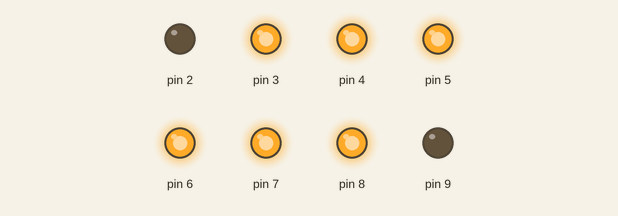
The sketch below on a simulated Arduino Uno, built with avr-gcc and run on an emulated ATmega328P. On the bench: output pins drawn as LEDs (lit = HIGH).

Above: at 0.5 s.
At 1.5 s:
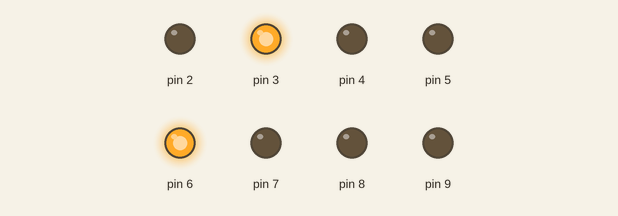
At 2.5 s:
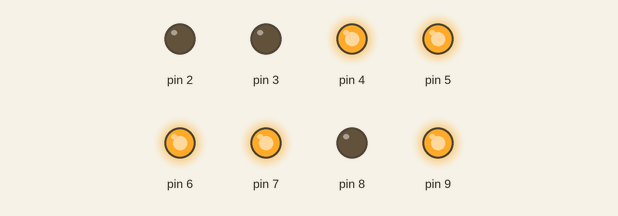
At 3.5 s:
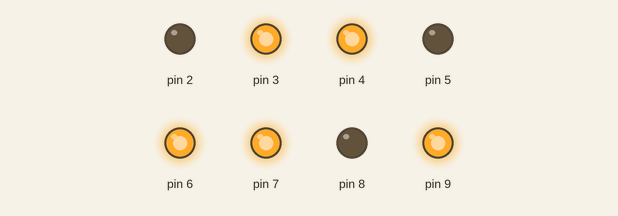
Timing chart, 0 to 4.6 s (numbered marks = the images above):
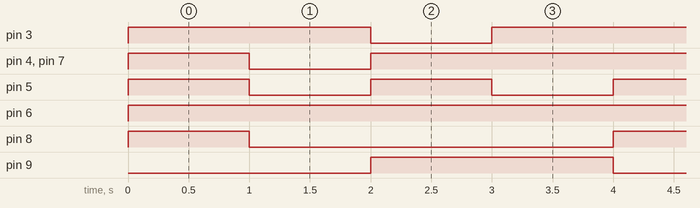

Measured:
- by itself, pin 3, pin 4, pin 7: repeats every 4.0 s: LOW 1.0 s, HIGH 3.0 s
- by itself, pin 5: alternates HIGH for 1.0 s and LOW for 1.0 s
- by itself, pin 6: LOW → HIGH at 0.00 s
- by itself, pin 8: alternates HIGH for 1.0 s and LOW for 3.0 s
- by itself, pin 9: alternates HIGH for 2.0 s and LOW for 2.0 s

The sketch:

one_number.ino
```cpp
void setup() {
    for(int n=2;n<=9;n++)
   {
   pinMode(n,OUTPUT);  //将数字2到数字9号端口作为输出引脚
   }
}
void loop() {

  /*==========显示0=============*/
  int n0[8]={0,1,1,1,1,1,1,0};       //定义数组 通过0，代表点亮相应的数码管，1代表熄灭相应的数码管
  int z=0;
  for(int x=2;x<=9;x++)          //采用循环方式依次点亮指定的数码管led（数组中0为点亮），单位时间只点亮1个led
  {
    digitalWrite(x,n0[z]);         //点亮led语句  X为引脚数  n0[z]为数组z为0-8的变量，来依次读取数组中的值
    z++;
    if (z>=9)                    //防止变量z累加超过了8
    z=0;
  }
  delay(1000);

  /*==========显示1=============*/
  int n1[8]={0,1,0,0,1,0,0,0};       //定义数组 通过0，代表点亮相应的数码管，1代表熄灭相应的数码管
  z=0;
  for(int x=2;x<=9;x++)          //采用循环方式依次点亮指定的数码管led（数组中0为点亮），单位时间只点亮1个led
  {
    digitalWrite(x,n1[z]);         //点亮led语句  X为引脚数  n0[z]为数组z为0-8的变量，来依次读取数组中的值
    z++;
    if (z>=9)                    //防止变量z累加超过了8
    z=0;
  }
  delay(1000);

  /*==========显示2=============*/
  int n2[8]={0,0,1,1,1,1,0,1};       //定义数组 通过0，代表点亮相应的数码管，1代表熄灭相应的数码管
  z=0;
  for(int x=2;x<=9;x++)          //采用循环方式依次点亮指定的数码管led（数组中0为点亮），单位时间只点亮1个led
  {
    digitalWrite(x,n2[z]);         //点亮led语句  X为引脚数  n0[z]为数组z为0-8的变量，来依次读取数组中的值
    z++;
    if (z>=9)                    //防止变量z累加超过了8
    z=0;
  }
  delay(1000);


  /*==========显示2=============*/
  int n3[8]={0,1,1,0,1,1,0,1};       //定义数组 通过0，代表点亮相应的数码管，1代表熄灭相应的数码管
  z=0;
  for(int x=2;x<=9;x++)          //采用循环方式依次点亮指定的数码管led（数组中0为点亮），单位时间只点亮1个led
  {
    digitalWrite(x,n3[z]);         //点亮led语句  X为引脚数  n0[z]为数组z为0-8的变量，来依次读取数组中的值
    z++;
    if (z>=9)                    //防止变量z累加超过了8
    z=0;
  }
  delay(1000);

}
```
